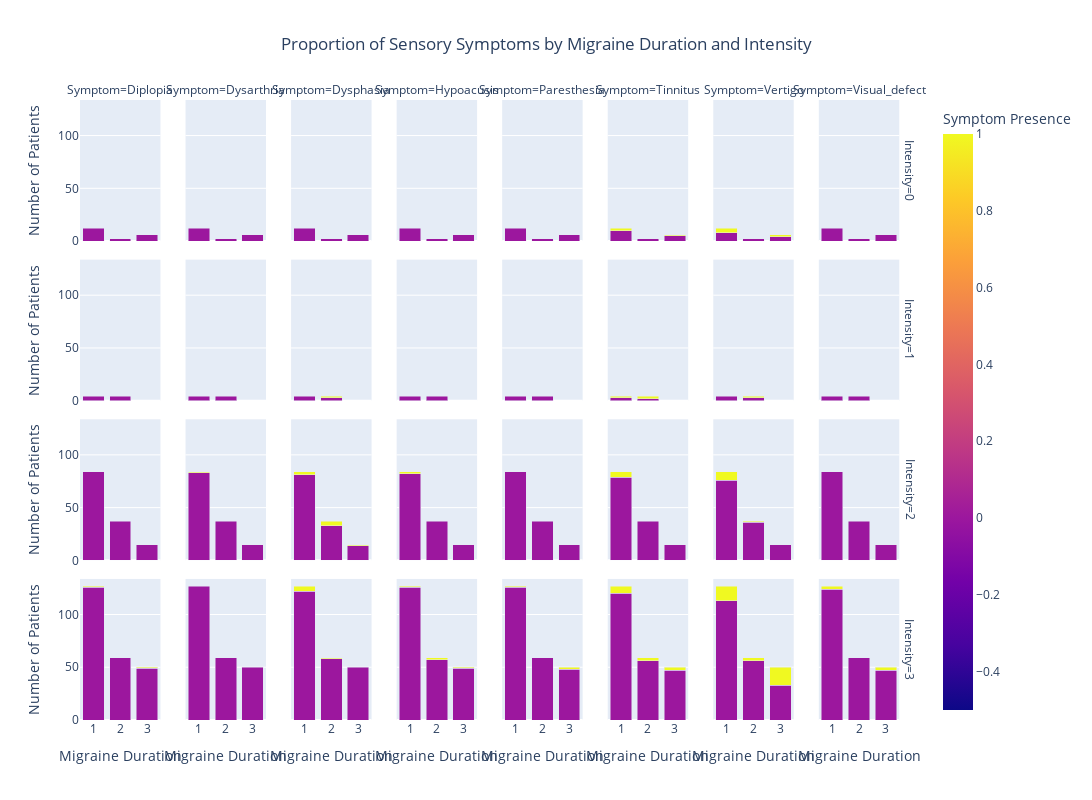

Notebook code cell kept with this figure:
### Code cell
# Melt the data to create a long-format DataFrame
melted_data = data.melt(
    id_vars=['Intensity', 'Duration'],  # Columns to keep
    value_vars=sensory_columns,  # Columns to melt (sensory symptoms)
    var_name='Symptom',  # Rename melted variable column
    value_name='Presence'  # Rename melted value column
)

# Group by Intensity, Duration Group, Symptom, and Presence for analysis
summary = (
    melted_data.groupby(['Intensity', 'Duration', 'Symptom', 'Presence'])
    .size()
    .reset_index(name='Count')
)

### --- 1. Stacked Bar Chart ---
fig_bar3 = px.bar(
    summary,
    x='Duration',
    y='Count',
    color='Presence',
    facet_col='Symptom',
    facet_row='Intensity',
    facet_col_spacing=0.03,
    title="Proportion of Sensory Symptoms by Migraine Duration and Intensity",
    labels={
        'Count': 'Number of Patients',
        'Presence': 'Symptom Presence',
        'Symptom': 'Symptom',
        'Duration': 'Migraine Duration'
    },
    barmode='stack',
    height=800,
    width = 1350
)
fig_bar3.update_layout(
    legend_title="Symptom Presence",
    title_x=0.5
)
fig_bar3.show()

### --- Plot 2: Heatmap of Symptoms by Duration ---
def plot_heatmap(data, title, x_label, y_label):
    fig = px.imshow(
        data,
        title=title,
        labels=dict(x=x_label, y=y_label, color="Proportion Present"),
        color_continuous_scale="Viridis",
         width=500,
        height=500
    )
    fig.update_layout(title_x=0.5)
    return fig
    
heatmap_data = melted_data.groupby(['Duration', 'Symptom'])['Presence'].mean().reset_index()
heatmap_pivot = heatmap_data.pivot(index='Symptom', columns='Duration', values='Presence')
fig_duration_heatmap = plot_heatmap(
    heatmap_pivot,
    title="Heatmap of Sensory Symptoms by Duration",
    x_label="Duration",
    y_label="Sensory Symptoms"
)
fig_duration_heatmap.show()

### --- 3. Facet Grid of Histograms ---
fig_hist = px.histogram(
    melted_data[melted_data['Presence'] == 1],
    x='Duration',
    color='Symptom',
    facet_col='Intensity',
    title="Frequency of Sensory Symptoms by Migraine Duration and Intensity",
    labels={
        'Duration Group': 'Migraine Duration',
        'Symptom': 'Sensory Symptom',
        'Intensity': 'Migraine Intensity'
    },
    barmode='group',
    height=500,
    width=800
)
fig_hist.update_layout(
    yaxis_title="Frequency",
    title_x=0.5
)
fig_hist.show()

### Figure 1 — Plotly figure (JSON) as saved in the notebook; plotly's stock layout.template omitted (floating-point values rounded to 4 significant figures)
{"data": [{"alignmentgroup": "True", "hovertemplate": "Intensity=0<br>Symptom=Diplopia<br>Migraine Duration=%{x}<br>Number of Patients=%{y}<br>Symptom Presence=%{marker.color}<extra></extra>", "legendgroup": "", "marker": {"color": [0, 0, 0], "coloraxis": "coloraxis", "pattern": {"shape": ""}}, "name": "", "offsetgroup": "", "orientation": "v", "showlegend": false, "textposition": "auto", "type": "bar", "x": [1, 2, 3], "xaxis": "x25", "y": [12, 2, 6], "yaxis": "y25"}, {"alignmentgroup": "True", "hovertemplate": "Intensity=0<br>Symptom=Dysarthria<br>Migraine Duration=%{x}<br>Number of Patients=%{y}<br>Symptom Presence=%{marker.color}<extra></extra>", "legendgroup": "", "marker": {"color": [0, 0, 0], "coloraxis": "coloraxis", "pattern": {"shape": ""}}, "name": "", "offsetgroup": "", "orientation": "v", "showlegend": false, "textposition": "auto", "type": "bar", "x": [1, 2, 3], "xaxis": "x26", "y": [12, 2, 6], "yaxis": "y26"}, {"alignmentgroup": "True", "hovertemplate": "Intensity=0<br>Symptom=Dysphasia<br>Migraine Duration=%{x}<br>Number of Patients=%{y}<br>Symptom Presence=%{marker.color}<extra></extra>", "legendgroup": "", "marker": {"color": [0, 0, 0], "coloraxis": "coloraxis", "pattern": {"shape": ""}}, "name": "", "offsetgroup": "", "orientation": "v", "showlegend": false, "textposition": "auto", "type": "bar", "x": [1, 2, 3], "xaxis": "x27", "y": [12, 2, 6], "yaxis": "y27"}, {"alignmentgroup": "True", "hovertemplate": "Intensity=0<br>Symptom=Hypoacusis<br>Migraine Duration=%{x}<br>Number of Patients=%{y}<br>Symptom Presence=%{marker.color}<extra></extra>", "legendgroup": "", "marker": {"color": [0, 0, 0], "coloraxis": "coloraxis", "pattern": {"shape": ""}}, "name": "", "offsetgroup": "", "orientation": "v", "showlegend": false, "textposition": "auto", "type": "bar", "x": [1, 2, 3], "xaxis": "x28", "y": [12, 2, 6], "yaxis": "y28"}, {"alignmentgroup": "True", "hovertemplate": "Intensity=0<br>Symptom=Paresthesia<br>Migraine Duration=%{x}<br>Number of Patients=%{y}<br>Symptom Presence=%{marker.color}<extra></extra>", "legendgroup": "", "marker": {"color": [0, 0, 0], "coloraxis": "coloraxis", "pattern": {"shape": ""}}, "name": "", "offsetgroup": "", "orientation": "v", "showlegend": false, "textposition": "auto", "type": "bar", "x": [1, 2, 3], "xaxis": "x29", "y": [12, 2, 6], "yaxis": "y29"}, {"alignmentgroup": "True", "hovertemplate": "Intensity=0<br>Symptom=Tinnitus<br>Migraine Duration=%{x}<br>Number of Patients=%{y}<br>Symptom Presence=%{marker.color}<extra></extra>", "legendgroup": "", "marker": {"color": [0, 1, 0, 0, 1], "coloraxis": "coloraxis", "pattern": {"shape": ""}}, "name": "", "offsetgroup": "", "orientation": "v", "showlegend": false, "textposition": "auto", "type": "bar", "x": [1, 1, 2, 3, 3], "xaxis": "x30", "y": [10, 2, 2, 5, 1], "yaxis": "y30"}, {"alignmentgroup": "True", "hovertemplate": "Intensity=0<br>Symptom=Vertigo<br>Migraine Duration=%{x}<br>Number of Patients=%{y}<br>Symptom Presence=%{marker.color}<extra></extra>", "legendgroup": "", "marker": {"color": [0, 1, 0, 0, 1], "coloraxis": "coloraxis", "pattern": {"shape": ""}}, "name": "", "offsetgroup": "", "orientation": "v", "showlegend": false, "textposition": "auto", "type": "bar", "x": [1, 1, 2, 3, 3], "xaxis": "x31", "y": [8, 4, 2, 4, 2], "yaxis": "y31"}, {"alignmentgroup": "True", "hovertemplate": "Intensity=0<br>Symptom=Visual_defect<br>Migraine Duration=%{x}<br>Number of Patients=%{y}<br>Symptom Presence=%{marker.color}<extra></extra>", "legendgroup": "", "marker": {"color": [0, 0, 0], "coloraxis": "coloraxis", "pattern": {"shape": ""}}, "name": "", "offsetgroup": "", "orientation": "v", "showlegend": false, "textposition": "auto", "type": "bar", "x": [1, 2, 3], "xaxis": "x32", "y": [12, 2, 6], "yaxis": "y32"}, {"alignmentgroup": "True", "hovertemplate": "Intensity=1<br>Symptom=Diplopia<br>Migraine Duration=%{x}<br>Number of Patients=%{y}<br>Symptom Presence=%{marker.color}<extra></extra>", "legendgroup": "", "marker": {"color": [0, 0], "coloraxis": "coloraxis", "pattern": {"shape": ""}}, "name": "", "offsetgroup": "", "orientation": "v", "showlegend": false, "textposition": "auto", "type": "bar", "x": [1, 2], "xaxis": "x17", "y": [4, 4], "yaxis": "y17"}, {"alignmentgroup": "True", "hovertemplate": "Intensity=1<br>Symptom=Dysarthria<br>Migraine Duration=%{x}<br>Number of Patients=%{y}<br>Symptom Presence=%{marker.color}<extra></extra>", "legendgroup": "", "marker": {"color": [0, 0], "coloraxis": "coloraxis", "pattern": {"shape": ""}}, "name": "", "offsetgroup": "", "orientation": "v", "showlegend": false, "textposition": "auto", "type": "bar", "x": [1, 2], "xaxis": "x18", "y": [4, 4], "yaxis": "y18"}, {"alignmentgroup": "True", "hovertemplate": "Intensity=1<br>Symptom=Dysphasia<br>Migraine Duration=%{x}<br>Number of Patients=%{y}<br>Symptom Presence=%{marker.color}<extra></extra>", "legendgroup": "", "marker": {"color": [0, 0, 1], "coloraxis": "coloraxis", "pattern": {"shape": ""}}, "name": "", "offsetgroup": "", "orientation": "v", "showlegend": false, "textposition": "auto", "type": "bar", "x": [1, 2, 2], "xaxis": "x19", "y": [4, 3, 1], "yaxis": "y19"}, {"alignmentgroup": "True", "hovertemplate": "Intensity=1<br>Symptom=Hypoacusis<br>Migraine Duration=%{x}<br>Number of Patients=%{y}<br>Symptom Presence=%{marker.color}<extra></extra>", "legendgroup": "", "marker": {"color": [0, 0], "coloraxis": "coloraxis", "pattern": {"shape": ""}}, "name": "", "offsetgroup": "", "orientation": "v", "showlegend": false, "textposition": "auto", "type": "bar", "x": [1, 2], "xaxis": "x20", "y": [4, 4], "yaxis": "y20"}, {"alignmentgroup": "True", "hovertemplate": "Intensity=1<br>Symptom=Paresthesia<br>Migraine Duration=%{x}<br>Number of Patients=%{y}<br>Symptom Presence=%{marker.color}<extra></extra>", "legendgroup": "", "marker": {"color": [0, 0], "coloraxis": "coloraxis", "pattern": {"shape": ""}}, "name": "", "offsetgroup": "", "orientation": "v", "showlegend": false, "textposition": "auto", "type": "bar", "x": [1, 2], "xaxis": "x21", "y": [4, 4], "yaxis": "y21"}, {"alignmentgroup": "True", "hovertemplate": "Intensity=1<br>Symptom=Tinnitus<br>Migraine Duration=%{x}<br>Number of Patients=%{y}<br>Symptom Presence=%{marker.color}<extra></extra>", "legendgroup": "", "marker": {"color": [0, 1, 0, 1], "coloraxis": "coloraxis", "pattern": {"shape": ""}}, "name": "", "offsetgroup": "", "orientation": "v", "showlegend": false, "textposition": "auto", "type": "bar", "x": [1, 1, 2, 2], "xaxis": "x22", "y": [3, 1, 2, 2], "yaxis": "y22"}, {"alignmentgroup": "True", "hovertemplate": "Intensity=1<br>Symptom=Vertigo<br>Migraine Duration=%{x}<br>Number of Patients=%{y}<br>Symptom Presence=%{marker.color}<extra></extra>", "legendgroup": "", "marker": {"color": [0, 0, 1], "coloraxis": "coloraxis", "pattern": {"shape": ""}}, "name": "", "offsetgroup": "", "orientation": "v", "showlegend": false, "textposition": "auto", "type": "bar", "x": [1, 2, 2], "xaxis": "x23", "y": [4, 3, 1], "yaxis": "y23"}, {"alignmentgroup": "True", "hovertemplate": "Intensity=1<br>Symptom=Visual_defect<br>Migraine Duration=%{x}<br>Number of Patients=%{y}<br>Symptom Presence=%{marker.color}<extra></extra>", "legendgroup": "", "marker": {"color": [0, 0], "coloraxis": "coloraxis", "pattern": {"shape": ""}}, "name": "", "offsetgroup": "", "orientation": "v", "showlegend": false, "textposition": "auto", "type": "bar", "x": [1, 2], "xaxis": "x24", "y": [4, 4], "yaxis": "y24"}, {"alignmentgroup": "True", "hovertemplate": "Intensity=2<br>Symptom=Diplopia<br>Migraine Duration=%{x}<br>Number of Patients=%{y}<br>Symptom Presence=%{marker.color}<extra></extra>", "legendgroup": "", "marker": {"color": [0, 0, 0], "coloraxis": "coloraxis", "pattern": {"shape": ""}}, "name": "", "offsetgroup": "", "orientation": "v", "showlegend": false, "textposition": "auto", "type": "bar", "x": [1, 2, 3], "xaxis": "x9", "y": [84, 37, 15], "yaxis": "y9"}, {"alignmentgroup": "True", "hovertemplate": "Intensity=2<br>Symptom=Dysarthria<br>Migraine Duration=%{x}<br>Number of Patients=%{y}<br>Symptom Presence=%{marker.color}<extra></extra>", "legendgroup": "", "marker": {"color": [0, 1, 0, 0], "coloraxis": "coloraxis", "pattern": {"shape": ""}}, "name": "", "offsetgroup": "", "orientation": "v", "showlegend": false, "textposition": "auto", "type": "bar", "x": [1, 1, 2, 3], "xaxis": "x10", "y": [83, 1, 37, 15], "yaxis": "y10"}, {"alignmentgroup": "True", "hovertemplate": "Intensity=2<br>Symptom=Dysphasia<br>Migraine Duration=%{x}<br>Number of Patients=%{y}<br>Symptom Presence=%{marker.color}<extra></extra>", "legendgroup": "", "marker": {"color": [0, 1, 0, 1, 0, 1], "coloraxis": "coloraxis", "pattern": {"shape": ""}}, "name": "", "offsetgroup": "", "orientation": "v", "showlegend": false, "textposition": "auto", "type": "bar", "x": [1, 1, 2, 2, 3, 3], "xaxis": "x11", "y": [81, 3, 33, 4, 14, 1], "yaxis": "y11"}, {"alignmentgroup": "True", "hovertemplate": "Intensity=2<br>Symptom=Hypoacusis<br>Migraine Duration=%{x}<br>Number of Patients=%{y}<br>Symptom Presence=%{marker.color}<extra></extra>", "legendgroup": "", "marker": {"color": [0, 1, 0, 0], "coloraxis": "coloraxis", "pattern": {"shape": ""}}, "name": "", "offsetgroup": "", "orientation": "v", "showlegend": false, "textposition": "auto", "type": "bar", "x": [1, 1, 2, 3], "xaxis": "x12", "y": [82, 2, 37, 15], "yaxis": "y12"}, {"alignmentgroup": "True", "hovertemplate": "Intensity=2<br>Symptom=Paresthesia<br>Migraine Duration=%{x}<br>Number of Patients=%{y}<br>Symptom Presence=%{marker.color}<extra></extra>", "legendgroup": "", "marker": {"color": [0, 0, 0], "coloraxis": "coloraxis", "pattern": {"shape": ""}}, "name": "", "offsetgroup": "", "orientation": "v", "showlegend": false, "textposition": "auto", "type": "bar", "x": [1, 2, 3], "xaxis": "x13", "y": [84, 37, 15], "yaxis": "y13"}, {"alignmentgroup": "True", "hovertemplate": "Intensity=2<br>Symptom=Tinnitus<br>Migraine Duration=%{x}<br>Number of Patients=%{y}<br>Symptom Presence=%{marker.color}<extra></extra>", "legendgroup": "", "marker": {"color": [0, 1, 0, 0], "coloraxis": "coloraxis", "pattern": {"shape": ""}}, "name": "", "offsetgroup": "", "orientation": "v", "showlegend": false, "textposition": "auto", "type": "bar", "x": [1, 1, 2, 3], "xaxis": "x14", "y": [79, 5, 37, 15], "yaxis": "y14"}, {"alignmentgroup": "True", "hovertemplate": "Intensity=2<br>Symptom=Vertigo<br>Migraine Duration=%{x}<br>Number of Patients=%{y}<br>Symptom Presence=%{marker.color}<extra></extra>", "legendgroup": "", "marker": {"color": [0, 1, 0, 1, 0], "coloraxis": "coloraxis", "pattern": {"shape": ""}}, "name": "", "offsetgroup": "", "orientation": "v", "showlegend": false, "textposition": "auto", "type": "bar", "x": [1, 1, 2, 2, 3], "xaxis": "x15", "y": [76, 8, 36, 1, 15], "yaxis": "y15"}, {"alignmentgroup": "True", "hovertemplate": "Intensity=2<br>Symptom=Visual_defect<br>Migraine Duration=%{x}<br>Number of Patients=%{y}<br>Symptom Presence=%{marker.color}<extra></extra>", "legendgroup": "", "marker": {"color": [0, 0, 0], "coloraxis": "coloraxis", "pattern": {"shape": ""}}, "name": "", "offsetgroup": "", "orientation": "v", "showlegend": false, "textposition": "auto", "type": "bar", "x": [1, 2, 3], "xaxis": "x16", "y": [84, 37, 15], "yaxis": "y16"}, {"alignmentgroup": "True", "hovertemplate": "Intensity=3<br>Symptom=Diplopia<br>Migraine Duration=%{x}<br>Number of Patients=%{y}<br>Symptom Presence=%{marker.color}<extra></extra>", "legendgroup": "", "marker": {"color": [0, 1, 0, 0, 1], "coloraxis": "coloraxis", "pattern": {"shape": ""}}, "name": "", "offsetgroup": "", "orientation": "v", "showlegend": false, "textposition": "auto", "type": "bar", "x": [1, 1, 2, 3, 3], "xaxis": "x", "y": [126, 1, 59, 49, 1], "yaxis": "y"}, {"alignmentgroup": "True", "hovertemplate": "Intensity=3<br>Symptom=Dysarthria<br>Migraine Duration=%{x}<br>Number of Patients=%{y}<br>Symptom Presence=%{marker.color}<extra></extra>", "legendgroup": "", "marker": {"color": [0, 0, 0], "coloraxis": "coloraxis", "pattern": {"shape": ""}}, "name": "", "offsetgroup": "", "orientation": "v", "showlegend": false, "textposition": "auto", "type": "bar", "x": [1, 2, 3], "xaxis": "x2", "y": [127, 59, 50], "yaxis": "y2"}, {"alignmentgroup": "True", "hovertemplate": "Intensity=3<br>Symptom=Dysphasia<br>Migraine Duration=%{x}<br>Number of Patients=%{y}<br>Symptom Presence=%{marker.color}<extra></extra>", "legendgroup": "", "marker": {"color": [0, 1, 0, 1, 0], "coloraxis": "coloraxis", "pattern": {"shape": ""}}, "name": "", "offsetgroup": "", "orientation": "v", "showlegend": false, "textposition": "auto", "type": "bar", "x": [1, 1, 2, 2, 3], "xaxis": "x3", "y": [122, 5, 58, 1, 50], "yaxis": "y3"}, {"alignmentgroup": "True", "hovertemplate": "Intensity=3<br>Symptom=Hypoacusis<br>Migraine Duration=%{x}<br>Number of Patients=%{y}<br>Symptom Presence=%{marker.color}<extra></extra>", "legendgroup": "", "marker": {"color": [0, 1, 0, 1, 0, 1], "coloraxis": "coloraxis", "pattern": {"shape": ""}}, "name": "", "offsetgroup": "", "orientation": "v", "showlegend": false, "textposition": "auto", "type": "bar", "x": [1, 1, 2, 2, 3, 3], "xaxis": "x4", "y": [126, 1, 57, 2, 49, 1], "yaxis": "y4"}, {"alignmentgroup": "True", "hovertemplate": "Intensity=3<br>Symptom=Paresthesia<br>Migraine Duration=%{x}<br>Number of Patients=%{y}<br>Symptom Presence=%{marker.color}<extra></extra>", "legendgroup": "", "marker": {"color": [0, 1, 0, 0, 1], "coloraxis": "coloraxis", "pattern": {"shape": ""}}, "name": "", "offsetgroup": "", "orientation": "v", "showlegend": false, "textposition": "auto", "type": "bar", "x": [1, 1, 2, 3, 3], "xaxis": "x5", "y": [126, 1, 59, 48, 2], "yaxis": "y5"}, {"alignmentgroup": "True", "hovertemplate": "Intensity=3<br>Symptom=Tinnitus<br>Migraine Duration=%{x}<br>Number of Patients=%{y}<br>Symptom Presence=%{marker.color}<extra></extra>", "legendgroup": "", "marker": {"color": [0, 1, 0, 1, 0, 1], "coloraxis": "coloraxis", "pattern": {"shape": ""}}, "name": "", "offsetgroup": "", "orientation": "v", "showlegend": false, "textposition": "auto", "type": "bar", "x": [1, 1, 2, 2, 3, 3], "xaxis": "x6", "y": [120, 7, 56, 3, 47, 3], "yaxis": "y6"}, {"alignmentgroup": "True", "hovertemplate": "Intensity=3<br>Symptom=Vertigo<br>Migraine Duration=%{x}<br>Number of Patients=%{y}<br>Symptom Presence=%{marker.color}<extra></extra>", "legendgroup": "", "marker": {"color": [0, 1, 0, 1, 0, 1], "coloraxis": "coloraxis", "pattern": {"shape": ""}}, "name": "", "offsetgroup": "", "orientation": "v", "showlegend": false, "textposition": "auto", "type": "bar", "x": [1, 1, 2, 2, 3, 3], "xaxis": "x7", "y": [113, 14, 56, 3, 33, 17], "yaxis": "y7"}, {"alignmentgroup": "True", "hovertemplate": "Intensity=3<br>Symptom=Visual_defect<br>Migraine Duration=%{x}<br>Number of Patients=%{y}<br>Symptom Presence=%{marker.color}<extra></extra>", "legendgroup": "", "marker": {"color": [0, 1, 0, 0, 1], "coloraxis": "coloraxis", "pattern": {"shape": ""}}, "name": "", "offsetgroup": "", "orientation": "v", "showlegend": false, "textposition": "auto", "type": "bar", "x": [1, 1, 2, 3, 3], "xaxis": "x8", "y": [124, 3, 59, 47, 3], "yaxis": "y8"}], "layout": {"annotations": [{"font": {}, "showarrow": false, "text": "Symptom=Diplopia", "x": 0.04813, "xanchor": "center", "xref": "paper", "y": 1, "yanchor": "bottom", "yref": "paper"}, {"font": {}, "showarrow": false, "text": "Symptom=Dysarthria", "x": 0.1744, "xanchor": "center", "xref": "paper", "y": 1, "yanchor": "bottom", "yref": "paper"}, {"font": {}, "showarrow": false, "text": "Symptom=Dysphasia", "x": 0.3006, "xanchor": "center", "xref": "paper", "y": 1, "yanchor": "bottom", "yref": "paper"}, {"font": {}, "showarrow": false, "text": "Symptom=Hypoacusis", "x": 0.4269, "xanchor": "center", "xref": "paper", "y": 1, "yanchor": "bottom", "yref": "paper"}, {"font": {}, "showarrow": false, "text": "Symptom=Paresthesia", "x": 0.5531, "xanchor": "center", "xref": "paper", "y": 1, "yanchor": "bottom", "yref": "paper"}, {"font": {}, "showarrow": false, "text": "Symptom=Tinnitus", "x": 0.6794, "xanchor": "center", "xref": "paper", "y": 1, "yanchor": "bottom", "yref": "paper"}, {"font": {}, "showarrow": false, "text": "Symptom=Vertigo", "x": 0.8056, "xanchor": "center", "xref": "paper", "y": 1, "yanchor": "bottom", "yref": "paper"}, {"font": {}, "showarrow": false, "text": "Symptom=Visual_defect", "x": 0.9319, "xanchor": "center", "xref": "paper", "y": 1, "yanchor": "bottom", "yref": "paper"}, {"font": {}, "showarrow": false, "text": "Intensity=3", "textangle": 90, "x": 0.98, "xanchor": "left", "xref": "paper", "y": 0.1138, "yanchor": "middle", "yref": "paper"}, {"font": {}, "showarrow": false, "text": "Intensity=2", "textangle": 90, "x": 0.98, "xanchor": "left", "xref": "paper", "y": 0.3712, "yanchor": "middle", "yref": "paper"}, {"font": {}, "showarrow": false, "text": "Intensity=1", "textangle": 90, "x": 0.98, "xanchor": "left", "xref": "paper", "y": 0.6288, "yanchor": "middle", "yref": "paper"}, {"font": {}, "showarrow": false, "text": "Intensity=0", "textangle": 90, "x": 0.98, "xanchor": "left", "xref": "paper", "y": 0.8862, "yanchor": "middle", "yref": "paper"}], "barmode": "stack", "coloraxis": {"colorbar": {"title": {"text": "Symptom Presence"}}, "colorscale": [[0, "#0d0887"], [0.1111, "#46039f"], [0.2222, "#7201a8"], [0.3333, "#9c179e"], [0.4444, "#bd3786"], [0.5556, "#d8576b"], [0.6667, "#ed7953"], [0.7778, "#fb9f3a"], [0.8889, "#fdca26"], [1, "#f0f921"]]}, "height": 800, "legend": {"title": {"text": "Symptom Presence"}, "tracegroupgap": 0}, "title": {"text": "Proportion of Sensory Symptoms by Migraine Duration and Intensity", "x": 0.5}, "width": 1350, "xaxis": {"anchor": "y", "autorange": true, "domain": [0, 0.09625], "range": [0.5, 3.5], "title": {"text": "Migraine Duration"}, "type": "linear"}, "xaxis10": {"anchor": "y10", "autorange": true, "domain": [0.1263, 0.2225], "matches": "x", "range": [0.5, 3.5], "showticklabels": false, "type": "linear"}, "xaxis11": {"anchor": "y11", "autorange": true, "domain": [0.2525, 0.3488], "matches": "x", "range": [0.5, 3.5], "showticklabels": false, "type": "linear"}, "xaxis12": {"anchor": "y12", "autorange": true, "domain": [0.3788, 0.475], "matches": "x", "range": [0.5, 3.5], "showticklabels": false, "type": "linear"}, "xaxis13": {"anchor": "y13", "autorange": true, "domain": [0.505, 0.6013], "matches": "x", "range": [0.5, 3.5], "showticklabels": false, "type": "linear"}, "xaxis14": {"anchor": "y14", "autorange": true, "domain": [0.6312, 0.7275], "matches": "x", "range": [0.5, 3.5], "showticklabels": false, "type": "linear"}, "xaxis15": {"anchor": "y15", "autorange": true, "domain": [0.7575, 0.8538], "matches": "x", "range": [0.5, 3.5], "showticklabels": false, "type": "linear"}, "xaxis16": {"anchor": "y16", "autorange": true, "domain": [0.8838, 0.98], "matches": "x", "range": [0.5, 3.5], "showticklabels": false, "type": "linear"}, "xaxis17": {"anchor": "y17", "autorange": true, "domain": [0, 0.09625], "matches": "x", "range": [0.5, 3.5], "showticklabels": false, "type": "linear"}, "xaxis18": {"anchor": "y18", "autorange": true, "domain": [0.1263, 0.2225], "matches": "x", "range": [0.5, 3.5], "showticklabels": false, "type": "linear"}, "xaxis19": {"anchor": "y19", "autorange": true, "domain": [0.2525, 0.3488], "matches": "x", "range": [0.5, 3.5], "showticklabels": false, "type": "linear"}, "xaxis2": {"anchor": "y2", "autorange": true, "domain": [0.1263, 0.2225], "matches": "x", "range": [0.5, 3.5], "title": {"text": "Migraine Duration"}, "type": "linear"}, "xaxis20": {"anchor": "y20", "autorange": true, "domain": [0.3788, 0.475], "matches": "x", "range": [0.5, 3.5], "showticklabels": false, "type": "linear"}, "xaxis21": {"anchor": "y21", "autorange": true, "domain": [0.505, 0.6013], "matches": "x", "range": [0.5, 3.5], "showticklabels": false, "type": "linear"}, "xaxis22": {"anchor": "y22", "autorange": true, "domain": [0.6312, 0.7275], "matches": "x", "range": [0.5, 3.5], "showticklabels": false, "type": "linear"}, "xaxis23": {"anchor": "y23", "autorange": true, "domain": [0.7575, 0.8538], "matches": "x", "range": [0.5, 3.5], "showticklabels": false, "type": "linear"}, "xaxis24": {"anchor": "y24", "autorange": true, "domain": [0.8838, 0.98], "matches": "x", "range": [0.5, 3.5], "showticklabels": false, "type": "linear"}, "xaxis25": {"anchor": "y25", "autorange": true, "domain": [0, 0.09625], "matches": "x", "range": [0.5, 3.5], "showticklabels": false, "type": "linear"}, "xaxis26": {"anchor": "y26", "autorange": true, "domain": [0.1263, 0.2225], "matches": "x", "range": [0.5, 3.5], "showticklabels": false, "type": "linear"}, "xaxis27": {"anchor": "y27", "autorange": true, "domain": [0.2525, 0.3488], "matches": "x", "range": [0.5, 3.5], "showticklabels": false, "type": "linear"}, "xaxis28": {"anchor": "y28", "autorange": true, "domain": [0.3788, 0.475], "matches": "x", "range": [0.5, 3.5], "showticklabels": false, "type": "linear"}, "xaxis29": {"anchor": "y29", "autorange": true, "domain": [0.505, 0.6013], "matches": "x", "range": [0.5, 3.5], "showticklabels": false, "type": "linear"}, "xaxis3": {"anchor": "y3", "autorange": true, "domain": [0.2525, 0.3488], "matches": "x", "range": [0.5, 3.5], "title": {"text": "Migraine Duration"}, "type": "linear"}, "xaxis30": {"anchor": "y30", "autorange": true, "domain": [0.6312, 0.7275], "matches": "x", "range": [0.5, 3.5], "showticklabels": false, "type": "linear"}, "xaxis31": {"anchor": "y31", "autorange": true, "domain": [0.7575, 0.8538], "matches": "x", "range": [0.5, 3.5], "showticklabels": false, "type": "linear"}, "xaxis32": {"anchor": "y32", "autorange": true, "domain": [0.8838, 0.98], "matches": "x", "range": [0.5, 3.5], "showticklabels": false, "type": "linear"}, "xaxis4": {"anchor": "y4", "autorange": true, "domain": [0.3788, 0.475], "matches": "x", "range": [0.5, 3.5], "title": {"text": "Migraine Duration"}, "type": "linear"}, "xaxis5": {"anchor": "y5", "autorange": true, "domain": [0.505, 0.6013], "matches": "x", "range": [0.5, 3.5], "title": {"text": "Migraine Duration"}, "type": "linear"}, "xaxis6": {"anchor": "y6", "autorange": true, "domain": [0.6312, 0.7275], "matches": "x", "range": [0.5, 3.5], "title": {"text": "Migraine Duration"}, "type": "linear"}, "xaxis7": {"anchor": "y7", "autorange": true, "domain": [0.7575, 0.8538], "matches": "x", "range": [0.5, 3.5], "title": {"text": "Migraine Duration"}, "type": "linear"}, "xaxis8": {"anchor": "y8", "autorange": true, "domain": [0.8838, 0.98], "matches": "x", "range": [0.5, 3.5], "title": {"text": "Migraine Duration"}, "type": "linear"}, "xaxis9": {"anchor": "y9", "autorange": true, "domain": [0, 0.09625], "matches": "x", "range": [0.5, 3.5], "showticklabels": false, "type": "linear"}, "yaxis": {"anchor": "x", "autorange": true, "domain": [0, 0.2275], "range": [0, 133.7], "title": {"text": "Number of Patients"}, "type": "linear"}, "yaxis10": {"anchor": "x10", "autorange": true, "domain": [0.2575, 0.485], "matches": "y", "range": [0, 133.7], "showticklabels": false, "type": "linear"}, "yaxis11": {"anchor": "x11", "autorange": true, "domain": [0.2575, 0.485], "matches": "y", "range": [0, 133.7], "showticklabels": false, "type": "linear"}, "yaxis12": {"anchor": "x12", "autorange": true, "domain": [0.2575, 0.485], "matches": "y", "range": [0, 133.7], "showticklabels": false, "type": "linear"}, "yaxis13": {"anchor": "x13", "autorange": true, "domain": [0.2575, 0.485], "matches": "y", "range": [0, 133.7], "showticklabels": false, "type": "linear"}, "yaxis14": {"anchor": "x14", "autorange": true, "domain": [0.2575, 0.485], "matches": "y", "range": [0, 133.7], "showticklabels": false, "type": "linear"}, "yaxis15": {"anchor": "x15", "autorange": true, "domain": [0.2575, 0.485], "matches": "y", "range": [0, 133.7], "showticklabels": false, "type": "linear"}, "yaxis16": {"anchor": "x16", "autorange": true, "domain": [0.2575, 0.485], "matches": "y", "range": [0, 133.7], "showticklabels": false, "type": "linear"}, "yaxis17": {"anchor": "x17", "autorange": true, "domain": [0.515, 0.7425], "matches": "y", "range": [0, 133.7], "title": {"text": "Number of Patients"}, "type": "linear"}, "yaxis18": {"anchor": "x18", "autorange": true, "domain": [0.515, 0.7425], "matches": "y", "range": [0, 133.7], "showticklabels": false, "type": "linear"}, "yaxis19": {"anchor": "x19", "autorange": true, "domain": [0.515, 0.7425], "matches": "y", "range": [0, 133.7], "showticklabels": false, "type": "linear"}, "yaxis2": {"anchor": "x2", "autorange": true, "domain": [0, 0.2275], "matches": "y", "range": [0, 133.7], "showticklabels": false, "type": "linear"}, "yaxis20": {"anchor": "x20", "autorange": true, "domain": [0.515, 0.7425], "matches": "y", "range": [0, 133.7], "showticklabels": false, "type": "linear"}, "yaxis21": {"anchor": "x21", "autorange": true, "domain": [0.515, 0.7425], "matches": "y", "range": [0, 133.7], "showticklabels": false, "type": "linear"}, "yaxis22": {"anchor": "x22", "autorange": true, "domain": [0.515, 0.7425], "matches": "y", "range": [0, 133.7], "showticklabels": false, "type": "linear"}, "yaxis23": {"anchor": "x23", "autorange": true, "domain": [0.515, 0.7425], "matches": "y", "range": [0, 133.7], "showticklabels": false, "type": "linear"}, "yaxis24": {"anchor": "x24", "autorange": true, "domain": [0.515, 0.7425], "matches": "y", "range": [0, 133.7], "showticklabels": false, "type": "linear"}, "yaxis25": {"anchor": "x25", "autorange": true, "domain": [0.7725, 1], "matches": "y", "range": [0, 133.7], "title": {"text": "Number of Patients"}, "type": "linear"}, "yaxis26": {"anchor": "x26", "autorange": true, "domain": [0.7725, 1], "matches": "y", "range": [0, 133.7], "showticklabels": false, "type": "linear"}, "yaxis27": {"anchor": "x27", "autorange": true, "domain": [0.7725, 1], "matches": "y", "range": [0, 133.7], "showticklabels": false, "type": "linear"}, "yaxis28": {"anchor": "x28", "autorange": true, "domain": [0.7725, 1], "matches": "y", "range": [0, 133.7], "showticklabels": false, "type": "linear"}, "yaxis29": {"anchor": "x29", "autorange": true, "domain": [0.7725, 1], "matches": "y", "range": [0, 133.7], "showticklabels": false, "type": "linear"}, "yaxis3": {"anchor": "x3", "autorange": true, "domain": [0, 0.2275], "matches": "y", "range": [0, 133.7], "showticklabels": false, "type": "linear"}, "yaxis30": {"anchor": "x30", "autorange": true, "domain": [0.7725, 1], "matches": "y", "range": [0, 133.7], "showticklabels": false, "type": "linear"}, "yaxis31": {"anchor": "x31", "autorange": true, "domain": [0.7725, 1], "matches": "y", "range": [0, 133.7], "showticklabels": false, "type": "linear"}, "yaxis32": {"anchor": "x32", "autorange": true, "domain": [0.7725, 1], "matches": "y", "range": [0, 133.7], "showticklabels": false, "type": "linear"}, "yaxis4": {"anchor": "x4", "autorange": true, "domain": [0, 0.2275], "matches": "y", "range": [0, 133.7], "showticklabels": false, "type": "linear"}, "yaxis5": {"anchor": "x5", "autorange": true, "domain": [0, 0.2275], "matches": "y", "range": [0, 133.7], "showticklabels": false, "type": "linear"}, "yaxis6": {"anchor": "x6", "autorange": true, "domain": [0, 0.2275], "matches": "y", "range": [0, 133.7], "showticklabels": false, "type": "linear"}, "yaxis7": {"anchor": "x7", "autorange": true, "domain": [0, 0.2275], "matches": "y", "range": [0, 133.7], "showticklabels": false, "type": "linear"}, "yaxis8": {"anchor": "x8", "autorange": true, "domain": [0, 0.2275], "matches": "y", "range": [0, 133.7], "showticklabels": false, "type": "linear"}, "yaxis9": {"anchor": "x9", "autorange": true, "domain": [0.2575, 0.485], "matches": "y", "range": [0, 133.7], "title": {"text": "Number of Patients"}, "type": "linear"}}}
